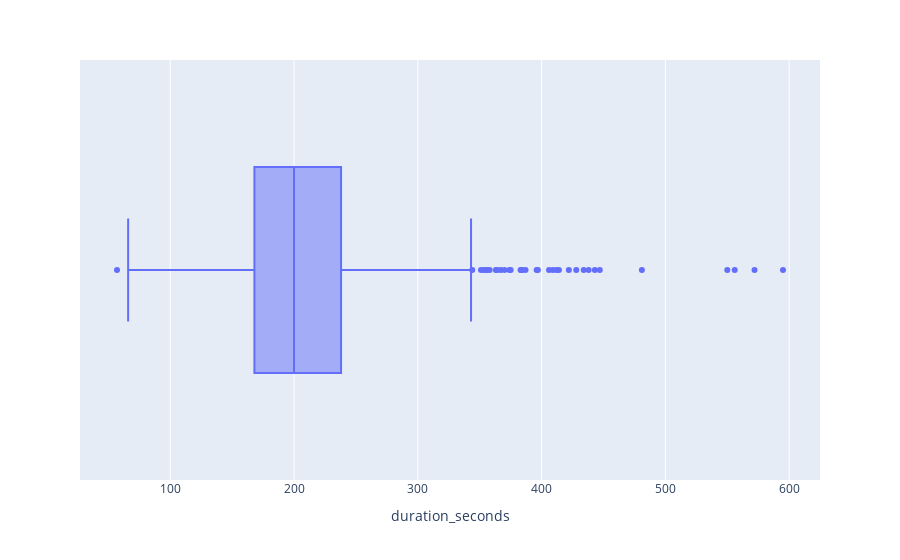

Notebook code for this chart:
### Code cell
px.box(df,x='duration_seconds')

### Figure 1 — Plotly figure (JSON) as saved in the notebook; plotly's stock layout.template omitted (floating-point values rounded to 4 significant figures; data arrays with more than 128 entries replaced by an {"elided": "..."} marker saying what was removed)
{"data": [{"alignmentgroup": "True", "hovertemplate": "duration_seconds=%{x}<extra></extra>", "legendgroup": "", "marker": {"color": "#636efa"}, "name": "", "notched": false, "offsetgroup": "", "orientation": "h", "showlegend": false, "type": "box", "x": {"elided": "562 int values"}, "x0": " ", "xaxis": "x", "y0": " ", "yaxis": "y"}], "layout": {"boxmode": "group", "legend": {"tracegroupgap": 0}, "margin": {"t": 60}, "xaxis": {"anchor": "y", "domain": [0, 1], "title": {"text": "duration_seconds"}}, "yaxis": {"anchor": "x", "domain": [0, 1]}}}
